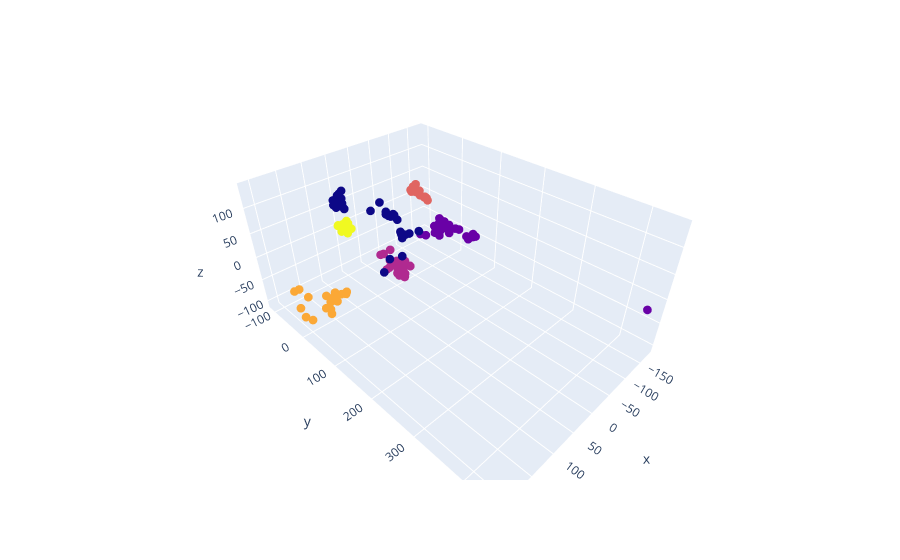

This figure's notebook cell:
### Code cell
fig = px.scatter_3d(None, x=principalDf['pc1'], y=principalDf['pc2'],z=principalDf['pc3'], color = sc_y)
fig.update_traces(marker=dict(size=3))
fig.update(layout_coloraxis_showscale=False)
fig.show()

### Figure 1 — Plotly figure (JSON) as saved in the notebook; plotly's stock layout.template omitted (floating-point values rounded to 4 significant figures; data arrays with more than 128 entries replaced by an {"elided": "..."} marker saying what was removed)
{"data": [{"hovertemplate": "x=%{x}<br>y=%{y}<br>z=%{z}<br>color=%{marker.color}<extra></extra>", "legendgroup": "", "marker": {"color": {"elided": "165 int values"}, "coloraxis": "coloraxis", "size": 3, "symbol": "circle"}, "mode": "markers", "name": "", "scene": "scene", "showlegend": false, "type": "scatter3d", "x": {"elided": "165 float values"}, "y": {"elided": "165 float values"}, "z": {"elided": "165 float values"}}], "layout": {"coloraxis": {"colorbar": {"title": {"text": "color"}}, "colorscale": [[0, "#0d0887"], [0.1111, "#46039f"], [0.2222, "#7201a8"], [0.3333, "#9c179e"], [0.4444, "#bd3786"], [0.5556, "#d8576b"], [0.6667, "#ed7953"], [0.7778, "#fb9f3a"], [0.8889, "#fdca26"], [1, "#f0f921"]], "showscale": false}, "legend": {"tracegroupgap": 0}, "margin": {"t": 60}, "scene": {"domain": {"x": [0, 1], "y": [0, 1]}, "xaxis": {"title": {"text": "x"}}, "yaxis": {"title": {"text": "y"}}, "zaxis": {"title": {"text": "z"}}}}}
